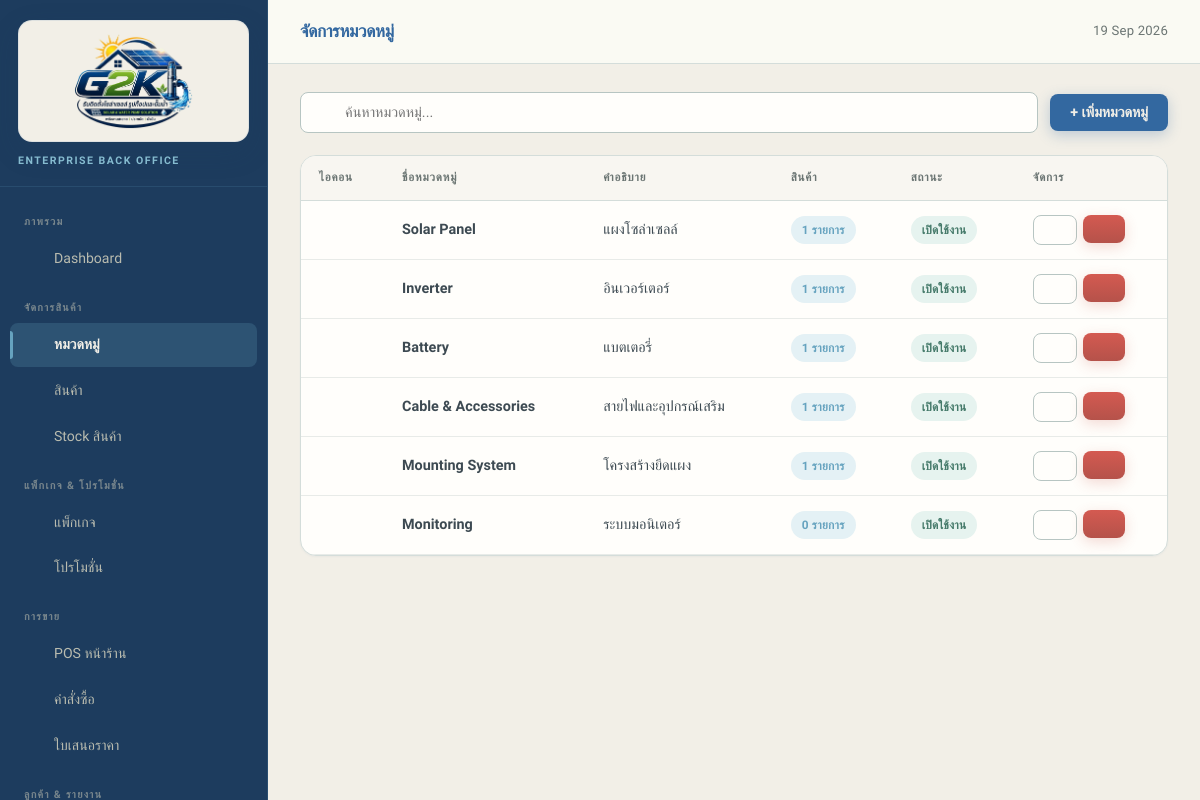
Screenshot of /admin/categories.php (signed in) with the database file from the repository.
### tables this page shows
CREATE TABLE categories (
    id INT AUTO_INCREMENT PRIMARY KEY,
    name VARCHAR(100) NOT NULL,
    description TEXT,
    icon VARCHAR(50),
    sort_order INT DEFAULT 0,
    active TINYINT(1) DEFAULT 1,
    created_at TIMESTAMP DEFAULT CURRENT_TIMESTAMP
);

### includes/config.php (called while the page is built, shortened)
<?php
function db() {
    static $pdo = null;
    if ($pdo === null) {
        try {
            $dsn = "mysql:host=" . DB_HOST . ";port=" . DB_PORT . ";dbname=" . DB_NAME . ";charset=utf8mb4";
            $pdo = new PDO($dsn, DB_USER, DB_PASS, [
                PDO::ATTR_ERRMODE => PDO::ERRMODE_EXCEPTION,
                PDO::ATTR_DEFAULT_FETCH_MODE => PDO::FETCH_ASSOC,
                PDO::ATTR_EMULATE_PREPARES => false,
            ]);
            $pdo->exec("SET time_zone = '" . (new DateTime())->format('P') . "'");
        } catch (PDOException $e) {
            error_log('DB connection failed: ' . $e->getMessage());
            http_response_code(500);
            $detail = APP_DEBUG ? '<pre>' . htmlspecialchars($e->getMessage()) . '</pre>' : '';
            die('<div style="font-family:sans-serif;max-width:560px;margin:80px auto;padding:24px;border:1px solid #e5e7eb;border-radius:12px">'
                . '<h2 style="margin-top:0">ไม่สามารถเชื่อมต่อฐานข้อมูลได้</h2>'
                . '<p>ตรวจสอบว่า MySQL ใน XAMPP Control Panel กำลังทำงาน และค่าในไฟล์ <code>config/app.php</code> ถูกต้อง</p>'
                . $detail . '</div>');
        }
    }
    return $pdo;
}

### public/admin/categories.php (the view, shortened to what this page needs)
<?php
include __DIR__ . '/../includes/admin_header.php';
$categories = db()->query("SELECT c.*, (SELECT COUNT(*) FROM products WHERE category_id = c.id) as product_count FROM categories c ORDER BY sort_order, c.name")->fetchAll();
?>
<div class="filters-bar">
    <div class="search-box">
        <span class="icon"><?= icon('search', 16) ?></span>
        <input type="text" placeholder="ค้นหาหมวดหมู่..." id="searchBox" onkeyup="filterTable()">
    </div>
    <button class="btn btn-primary" onclick="openModal('catModal')">+ เพิ่มหมวดหมู่</button>
</div>
<div class="card">
    <div class="table-wrapper">
        <table id="dataTable">
            <thead>
                <tr><th>ไอคอน</th><th>ชื่อหมวดหมู่</th><th>คำอธิบาย</th><th>สินค้า</th><th>สถานะ</th><th>จัดการ</th></tr>
            </thead>
            <tbody>
                <?php foreach ($categories as $cat): ?>
                <tr>
                    <td><?= icon(categoryIconName($cat['icon']), 20) ?></td>
                    <td><strong><?= sanitize($cat['name']) ?></strong></td>
                    <td><?= sanitize($cat['description']) ?></td>
                    <td><span class="badge badge-info"><?= $cat['product_count'] ?> รายการ</span></td>
                    <td><span class="badge <?= $cat['active'] ? 'badge-success' : 'badge-gray' ?>"><?= $cat['active'] ? 'เปิดใช้งาน' : 'ปิด' ?></span></td>
                    <td class="table-actions">
                        <button class="btn btn-sm btn-outline" onclick='editCategory(<?= json_encode($cat) ?>)'><?= icon('pencil', 14) ?></button>
                        <form method="POST" style="display:inline" onsubmit="return confirm('ลบหมวดหมู่นี้?')">
                            <button class="btn btn-sm btn-danger"><?= icon('trash', 14) ?></button>
                        </form>
                    </td>
                </tr>
                <?php endforeach; ?>
            </tbody>
        </table>
    </div>
</div>
<?php include __DIR__ . '/../includes/admin_footer.php'; ?>

### includes/functions.php (shortened to what this page needs)
<?php
function sanitize($input) {
    return htmlspecialchars(trim($input), ENT_QUOTES, 'UTF-8');
}
function icon(string $name, int $size = 18): string {
    $inner = $paths[$name] ?? $paths['dashboard'];
    return '<svg class="ico" width="'.$size.'" height="'.$size.'" viewBox="0 0 24 24" fill="none" stroke="currentColor" stroke-width="1.75" stroke-linecap="round" stroke-linejoin="round" aria-hidden="true">'.$inner.'</svg>';
}
function categoryIconName(?string $stored): string {
    $stored = trim((string) $stored);
    $emoji = [
        '📁' => 'folder', '📂' => 'folder',
        '☀️' => 'sun', '🌞' => 'sun', '⚡' => 'sun',
        '💧' => 'droplet', '🌊' => 'droplet',
        '🔧' => 'wrench', '🛠️' => 'wrench',
        '📦' => 'package', '🏷️' => 'tag', '⚙️' => 'settings', '🛒' => 'cart',
    ];
    if (isset($emoji[$stored])) {
        return $emoji[$stored];
    }
    return 'folder';
}

### rows the page displays
categories: $size 20 (drawn), name "Solar Panel", description "แผงโซล่าเซลล์", product_count "1", active "เปิดใช้งาน"
categories: $size 20 (drawn), name "Inverter", description "อินเวอร์เตอร์", product_count "1", active "เปิดใช้งาน"
categories: $size 20 (drawn), name "Battery", description "แบตเตอรี่", product_count "1", active "เปิดใช้งาน"
categories: $size 20 (drawn), name "Cable & Accessories", description "สายไฟและอุปกรณ์เสริม", product_count "1", active "เปิดใช้งาน"
categories: $size 20 (drawn), name "Mounting System", description "โครงสร้างยึดแผง", product_count "1", active "เปิดใช้งาน"
categories: $size 20 (drawn), name "Monitoring", description "ระบบมอนิเตอร์", product_count "0", active "เปิดใช้งาน"

### other values shown
$pageTitle "จัดการหมวดหมู่"
